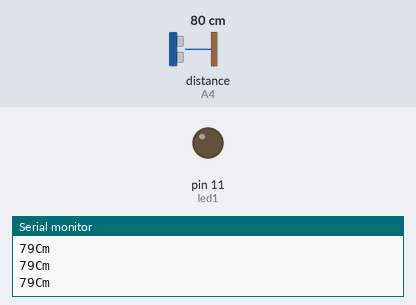
The sketch below on a simulated Arduino Uno, built with avr-gcc and run on an emulated ATmega328P. Parts: output pins drawn as LEDs (lit = HIGH), the last lines printed to the serial monitor. Wiring (inferred from the names in the program): ultrasonic range finder: trigger A5; echo A4. Dashed ring = blinking. The test bench sets the inputs (shaded band); at power-on: distance to the obstacle (sensor on A4) 80 cm. The echo pulse lasts 58.3 µs per cm; pins used as bus, display or sensor lines are not drawn.

Above: at 1.3 s.
1.4 s: distance to the obstacle (sensor on A4) set to 24 cm
3.2 s: distance to the obstacle (sensor on A4) set to 20 cm
At 4.4 s:
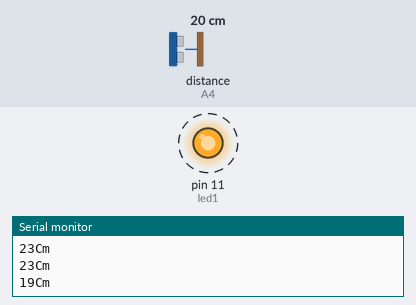
6.2 s: distance to the obstacle (sensor on A4) set to 35 cm
At 7.2 s:
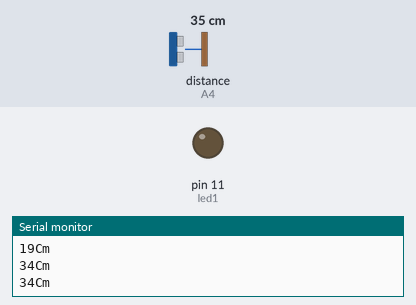
8.0 s: distance to the obstacle (sensor on A4) set to 2 cm
At 8.9 s:
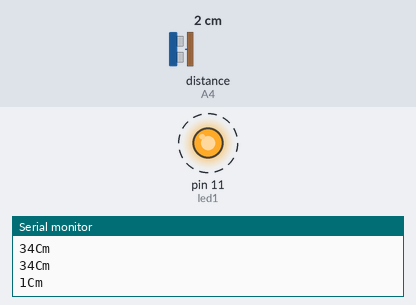
Timing chart, 0 to 12.0 s (numbered marks = the images above; inputs shaded):
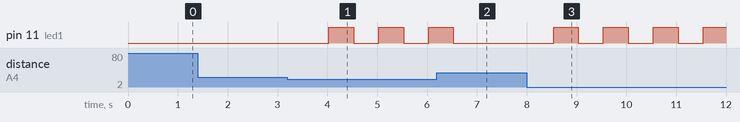

Measured:
- the behaviour switches between 22 and 21 cm on distance to the obstacle (sensor on A4) (found by bisection; images 0 and 1)
- after the input at 3.2 s, pin 11 (led1): alternates HIGH for 0.50 s and LOW for 0.50 s, starting after 0.83 s
- after the input at 6.2 s, pin 11 (led1): goes on until 6.5 s, then stays LOW
- after the input at 8.0 s, pin 11 (led1): alternates HIGH for 0.50 s and LOW for 0.50 s, starting after 0.54 s

The sketch:

sensor_de_distancia_codifo.ino
```cpp
int led1 = 11;
int trigPin = A5;
int echoPing = A4;

void setup () {
  Serial.begin(9600);
  pinMode(led1, OUTPUT);
  pinMode(echoPing, INPUT);
  pinMode(trigPin, OUTPUT);

}
void loop () {
  long duration, distance;
  digitalWrite(trigPin, LOW);
  delayMicroseconds(2);
  digitalWrite(trigPin, HIGH);
  delayMicroseconds(10);
  digitalWrite(trigPin , LOW);
  duration = pulseIn(echoPing, HIGH);
  distance = (duration / 2) / 29.1;

  Serial.print(distance);
  Serial.println("Cm");
  delay (500);
  if ( distance <= 20)
  {
   digitalWrite(led1, HIGH);
   delay(500);
   digitalWrite(led1, LOW);
  }


}
```
